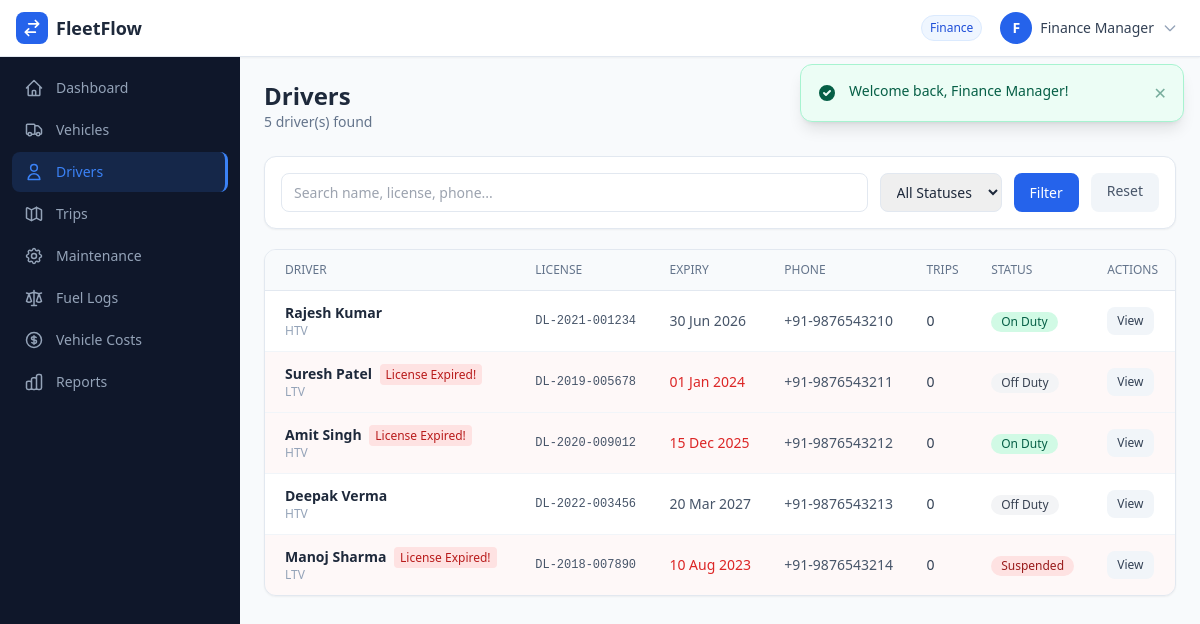
The app's page /drivers.php (signed in) with its own data.
### tables this page shows
CREATE TABLE drivers (
    id INT AUTO_INCREMENT PRIMARY KEY,
    name VARCHAR(100) NOT NULL,
    email VARCHAR(150),
    phone VARCHAR(30),
    license_number VARCHAR(50) NOT NULL UNIQUE,
    license_expiry DATE NOT NULL,
    license_class VARCHAR(20),
    status ENUM('On Duty','Off Duty','Suspended') NOT NULL DEFAULT 'Off Duty',
    date_of_birth DATE,
    address TEXT,
    emergency_contact VARCHAR(100),
    emergency_phone VARCHAR(30),
    notes TEXT,
    created_at TIMESTAMP DEFAULT CURRENT_TIMESTAMP,
    updated_at TIMESTAMP DEFAULT CURRENT_TIMESTAMP ON UPDATE CURRENT_TIMESTAMP
);

### drivers.php (the view, shortened to what this page needs)
<?php
$db = getDB();
$search = trim($_GET['search'] ?? '');
$where  = [];
$params = [];
$whereSql = $where ? 'WHERE '.implode(' AND ',$where) : '';
$drivers = $db->prepare("SELECT d.*, (SELECT COUNT(*) FROM trips WHERE driver_id=d.id AND status='Completed') as total_trips FROM drivers d $whereSql ORDER BY d.created_at DESC");
$drivers->execute($params);
$drivers = $drivers->fetchAll();
include 'includes/header.php';
?>
<div class="flex flex-wrap items-center justify-between gap-4 mb-6">
    <div>
        <h1 class="text-2xl font-bold text-slate-800">Drivers</h1>
        <p class="text-slate-500 text-sm"><?= count($drivers) ?> driver(s) found</p>
    </div>
</div>
<div class="bg-white rounded-xl border border-slate-200 shadow-sm p-4 mb-5">
    <form method="GET" class="flex flex-wrap gap-3">
        <input type="text" name="search" value="<?= e($search) ?>" placeholder="Search name, license, phone..."
               class="flex-1 min-w-[200px] px-3 py-2 border border-slate-200 rounded-lg text-sm focus:outline-none focus:ring-2 focus:ring-blue-500">
        <select name="status" class="px-3 py-2 border border-slate-200 rounded-lg text-sm focus:outline-none focus:ring-2 focus:ring-blue-500">
            <option value="">All Statuses</option>
        </select>
        <button type="submit" class="px-4 py-2 bg-blue-600 text-white rounded-lg text-sm font-medium hover:bg-blue-700 transition">Filter</button>
        <a href="drivers.php" class="px-4 py-2 bg-slate-100 text-slate-600 rounded-lg text-sm font-medium hover:bg-slate-200 transition">Reset</a>
    </form>
</div>
<div class="bg-white rounded-xl border border-slate-200 shadow-sm overflow-hidden">
    <div class="overflow-x-auto">
        <table class="w-full text-sm">
            <thead class="bg-slate-50 border-b border-slate-200">
                <tr class="text-xs uppercase text-slate-500">
                    <th class="text-left px-5 py-3 font-medium">Driver</th>
                    <th class="text-left px-4 py-3 font-medium">License</th>
                    <th class="text-left px-4 py-3 font-medium">Expiry</th>
                    <th class="text-left px-4 py-3 font-medium">Phone</th>
                    <th class="text-left px-4 py-3 font-medium">Trips</th>
                    <th class="text-left px-4 py-3 font-medium">Status</th>
                    <th class="text-left px-4 py-3 font-medium">Actions</th>
                </tr>
            </thead>
            <tbody class="divide-y divide-slate-100">
                <?php foreach ($drivers as $d):
                    $expired = strtotime($d['license_expiry']) < time();
                ?>
                <tr class="hover:bg-slate-50 transition <?= $expired ? 'bg-red-50/50' : '' ?>">
                    <td class="px-5 py-3">
                        <a href="driver_profile.php?id=<?= $d['id'] ?>" class="font-semibold text-slate-800 hover:text-blue-600"><?= e($d['name']) ?></a>
                        <?php if($expired): ?><span class="ml-1 text-xs bg-red-100 text-red-700 px-1.5 py-0.5 rounded">License Expired!</span><?php endif; ?>
                        <div class="text-xs text-slate-400"><?= e($d['license_class'] ?? '') ?></div>
                    </td>
                    <td class="px-4 py-3 font-mono text-xs text-slate-600"><?= e($d['license_number']) ?></td>
                    <td class="px-4 py-3 text-sm <?= $expired ? 'text-red-600 font-medium' : 'text-slate-600' ?>"><?= date('d M Y',strtotime($d['license_expiry'])) ?></td>
                    <td class="px-4 py-3 text-slate-600"><?= e($d['phone'] ?? '—') ?></td>
                    <td class="px-4 py-3 font-medium text-slate-700"><?= $d['total_trips'] ?></td>
                    <td class="px-4 py-3"><?= statusBadge($d['status']) ?></td>
                    <td class="px-4 py-3">
                        <div class="flex items-center gap-2 flex-wrap">
                            <a href="driver_profile.php?id=<?= $d['id'] ?>" class="text-xs px-2.5 py-1.5 bg-slate-100 hover:bg-slate-200 text-slate-700 rounded-lg font-medium transition">View</a>
                        </div>
                    </td>
                </tr>
                <?php endforeach; ?>
            </tbody>
        </table>
    </div>
</div>
<?php include 'includes/footer.php'; ?>

### config.php (shortened to what this page needs)
<?php
function e(string $str): string {
    return htmlspecialchars($str, ENT_QUOTES, 'UTF-8');
}
function statusBadge(string $status): string {
    $map = [
        'Available'   => 'bg-emerald-100 text-emerald-800',
        'On Trip'     => 'bg-blue-100 text-blue-800',
        'In Shop'     => 'bg-amber-100 text-amber-800',
        'Suspended'   => 'bg-red-100 text-red-800',
        'Completed'   => 'bg-green-100 text-green-800',
        'Cancelled'   => 'bg-gray-100 text-gray-700',
        'Draft'       => 'bg-slate-100 text-slate-700',
        'Dispatched'  => 'bg-indigo-100 text-indigo-800',
        'On Duty'     => 'bg-emerald-100 text-emerald-800',
        'Off Duty'    => 'bg-gray-100 text-gray-700',
        'Scheduled'   => 'bg-blue-100 text-blue-700',
        'In Progress' => 'bg-amber-100 text-amber-800',
    ];
    $cls = $map[$status] ?? 'bg-gray-100 text-gray-700';
    return "<span class='inline-flex items-center px-2.5 py-0.5 rounded-full text-xs font-medium $cls'>$status</span>";
}

### records on screen
drivers: name "Rajesh Kumar", license_class "HTV", license_number "DL-2021-001234", license_expiry "30 Jun 2026", phone "+91-9876543210", total_trips "0", status "On Duty"
drivers: name "Suresh Patel", shows "License Expired!", license_class "LTV", license_number "DL-2019-005678", license_expiry "01 Jan 2024", phone "+91-9876543211", total_trips "0", status "Off Duty"
drivers: name "Amit Singh", shows "License Expired!", license_class "HTV", license_number "DL-2020-009012", license_expiry "15 Dec 2025", phone "+91-9876543212", total_trips "0", status "On Duty"
drivers: name "Deepak Verma", license_class "HTV", license_number "DL-2022-003456", license_expiry "20 Mar 2027", phone "+91-9876543213", total_trips "0", status "Off Duty"
drivers: name "Manoj Sharma", shows "License Expired!", license_class "LTV", license_number "DL-2018-007890", license_expiry "10 Aug 2023", phone "+91-9876543214", total_trips "0", status "Suspended"

### other values on screen
$user['role'] "Finance"
substr($user['name'] ?? 'U', 0, 1) "F"
$user['name'] "Finance Manager"
$item['label'] "Dashboard"
$item['label'] "Vehicles"
$item['label'] "Drivers"
$item['label'] "Trips"
$item['label'] "Maintenance"
$item['label'] "Fuel Logs"
$item['label'] "Vehicle Costs"
$item['label'] "Reports"
$flash['message'] "Welcome back, Finance Manager!"
count($drivers) "5"
